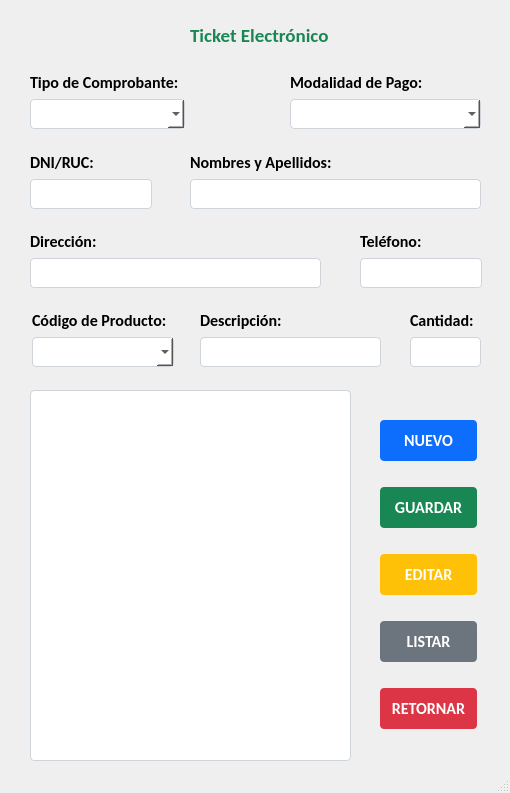
<?xml version="1.0" encoding="UTF-8"?>
<ui version="4.0">
 <class>MainWindow</class>
 <widget class="QMainWindow" name="MainWindow">
  <property name="geometry">
   <rect>
    <x>0</x>
    <y>0</y>
    <width>510</width>
    <height>793</height>
   </rect>
  </property>
  <property name="windowTitle">
   <string>MainWindow</string>
  </property>
  <widget class="QWidget" name="centralwidget">
   <widget class="QLabel" name="label">
    <property name="geometry">
     <rect>
      <x>190</x>
      <y>20</y>
      <width>141</width>
      <height>31</height>
     </rect>
    </property>
    <property name="font">
     <font>
      <family>Calibri</family>
      <pointsize>14</pointsize>
      <weight>75</weight>
      <bold>true</bold>
     </font>
    </property>
    <property name="styleSheet">
     <string notr="true">color: #198754;</string>
    </property>
    <property name="text">
     <string>&lt;html&gt;&lt;head/&gt;&lt;body&gt;&lt;p&gt;&lt;span style=&quot; font-size:14pt; font-weight:600;&quot;&gt;Ticket Electrónico&lt;/span&gt;&lt;/p&gt;&lt;/body&gt;&lt;/html&gt;</string>
    </property>
   </widget>
   <widget class="QWidget" name="layoutWidget">
    <property name="geometry">
     <rect>
      <x>380</x>
      <y>400</y>
      <width>97</width>
      <height>351</height>
     </rect>
    </property>
    <layout class="QVBoxLayout" name="verticalLayout">
     <item>
      <widget class="QPushButton" name="pushButton">
       <property name="font">
        <font>
         <family>Calibri</family>
         <pointsize>12</pointsize>
         <weight>75</weight>
         <bold>true</bold>
        </font>
       </property>
       <property name="styleSheet">
        <string notr="true">background-color: rgb(13, 110, 253);
border-radius: 4px;
color: #ffffff;
padding: 10px;</string>
       </property>
       <property name="text">
        <string>NUEVO</string>
       </property>
      </widget>
     </item>
     <item>
      <widget class="QPushButton" name="pushButton_2">
       <property name="font">
        <font>
         <family>Calibri</family>
         <pointsize>12</pointsize>
         <weight>75</weight>
         <bold>true</bold>
        </font>
       </property>
       <property name="styleSheet">
        <string notr="true">background-color: #198754;
border-radius: 4px;
color: #fff;
padding: 10px;</string>
       </property>
       <property name="text">
        <string>GUARDAR</string>
       </property>
      </widget>
     </item>
     <item>
      <widget class="QPushButton" name="pushButton_3">
       <property name="font">
        <font>
         <family>Calibri</family>
         <pointsize>12</pointsize>
         <weight>75</weight>
         <bold>true</bold>
        </font>
       </property>
       <property name="styleSheet">
        <string notr="true">background-color: #ffc107;
border-radius: 4px;
color: #ffffff;
padding: 10px;</string>
       </property>
       <property name="text">
        <string>EDITAR</string>
       </property>
      </widget>
     </item>
     <item>
      <widget class="QPushButton" name="pushButton_4">
       <property name="font">
        <font>
         <family>Calibri</family>
         <pointsize>12</pointsize>
         <weight>75</weight>
         <bold>true</bold>
        </font>
       </property>
       <property name="styleSheet">
        <string notr="true">background-color: #6c757d;
border-radius: 4px;
color: #ffffff;
padding: 10px;</string>
       </property>
       <property name="text">
        <string>LISTAR</string>
       </property>
      </widget>
     </item>
     <item>
      <widget class="QPushButton" name="pushButton_5">
       <property name="font">
        <font>
         <family>Calibri</family>
         <pointsize>12</pointsize>
         <weight>75</weight>
         <bold>true</bold>
        </font>
       </property>
       <property name="styleSheet">
        <string notr="true">background-color: #dc3545;
border-radius: 4px;
color: #ffffff;
padding: 10px;</string>
       </property>
       <property name="text">
        <string>RETORNAR</string>
       </property>
      </widget>
     </item>
    </layout>
   </widget>
   <widget class="QTextEdit" name="textEdit">
    <property name="geometry">
     <rect>
      <x>30</x>
      <y>390</y>
      <width>321</width>
      <height>371</height>
     </rect>
    </property>
    <property name="styleSheet">
     <string notr="true">background-color: rgb(255, 255, 255);
border-radius: 4px;
padding: 6px;
border: 1px solid #ced4da;</string>
    </property>
   </widget>
   <widget class="QWidget" name="layoutWidget">
    <property name="geometry">
     <rect>
      <x>30</x>
      <y>72</y>
      <width>155</width>
      <height>57</height>
     </rect>
    </property>
    <layout class="QGridLayout" name="gridLayout">
     <item row="0" column="0">
      <widget class="QLabel" name="label_3">
       <property name="font">
        <font>
         <family>Calibri</family>
         <pointsize>12</pointsize>
         <weight>75</weight>
         <bold>true</bold>
        </font>
       </property>
       <property name="text">
        <string>Tipo de Comprobante:</string>
       </property>
      </widget>
     </item>
     <item row="1" column="0">
      <widget class="QComboBox" name="comboBox_2">
       <property name="styleSheet">
        <string notr="true">background-color: rgb(255, 255, 255);
border-radius: 4px;
padding: 6px;
border: 1px solid #ced4da;</string>
       </property>
      </widget>
     </item>
    </layout>
   </widget>
   <widget class="QWidget" name="layoutWidget">
    <property name="geometry">
     <rect>
      <x>290</x>
      <y>72</y>
      <width>191</width>
      <height>57</height>
     </rect>
    </property>
    <layout class="QGridLayout" name="gridLayout_2">
     <item row="0" column="0">
      <widget class="QLabel" name="label_2">
       <property name="font">
        <font>
         <family>Calibri</family>
         <pointsize>12</pointsize>
         <weight>75</weight>
         <bold>true</bold>
        </font>
       </property>
       <property name="text">
        <string>Modalidad de Pago:</string>
       </property>
      </widget>
     </item>
     <item row="1" column="0">
      <widget class="QComboBox" name="comboBox">
       <property name="styleSheet">
        <string notr="true">background-color: rgb(255, 255, 255);
border-radius: 4px;
padding: 6px;
border: 1px solid #ced4da;</string>
       </property>
      </widget>
     </item>
    </layout>
   </widget>
   <widget class="QWidget" name="layoutWidget">
    <property name="geometry">
     <rect>
      <x>30</x>
      <y>152</y>
      <width>122</width>
      <height>57</height>
     </rect>
    </property>
    <layout class="QGridLayout" name="gridLayout_3">
     <item row="0" column="0">
      <widget class="QLabel" name="label_7">
       <property name="font">
        <font>
         <family>Calibri</family>
         <pointsize>12</pointsize>
         <weight>75</weight>
         <bold>true</bold>
        </font>
       </property>
       <property name="text">
        <string>DNI/RUC:</string>
       </property>
      </widget>
     </item>
     <item row="1" column="0">
      <widget class="QLineEdit" name="lineEdit_4">
       <property name="styleSheet">
        <string notr="true">background-color: rgb(255, 255, 255);
border-radius: 4px;
padding: 6px;
border: 1px solid #ced4da;</string>
       </property>
      </widget>
     </item>
    </layout>
   </widget>
   <widget class="QWidget" name="layoutWidget">
    <property name="geometry">
     <rect>
      <x>190</x>
      <y>152</y>
      <width>291</width>
      <height>57</height>
     </rect>
    </property>
    <layout class="QGridLayout" name="gridLayout_4">
     <item row="0" column="0">
      <widget class="QLabel" name="label_4">
       <property name="font">
        <font>
         <family>Calibri</family>
         <pointsize>12</pointsize>
         <weight>75</weight>
         <bold>true</bold>
        </font>
       </property>
       <property name="text">
        <string>Nombres y Apellidos:</string>
       </property>
      </widget>
     </item>
     <item row="1" column="0">
      <widget class="QLineEdit" name="lineEdit">
       <property name="styleSheet">
        <string notr="true">background-color: rgb(255, 255, 255);
border-radius: 4px;
padding: 6px;
border: 1px solid #ced4da;</string>
       </property>
      </widget>
     </item>
    </layout>
   </widget>
   <widget class="QWidget" name="layoutWidget">
    <property name="geometry">
     <rect>
      <x>30</x>
      <y>231</y>
      <width>291</width>
      <height>57</height>
     </rect>
    </property>
    <layout class="QGridLayout" name="gridLayout_5">
     <item row="0" column="0">
      <widget class="QLabel" name="label_5">
       <property name="font">
        <font>
         <family>Calibri</family>
         <pointsize>12</pointsize>
         <weight>75</weight>
         <bold>true</bold>
        </font>
       </property>
       <property name="text">
        <string>Dirección:</string>
       </property>
      </widget>
     </item>
     <item row="1" column="0">
      <widget class="QLineEdit" name="lineEdit_2">
       <property name="styleSheet">
        <string notr="true">background-color: rgb(255, 255, 255);
border-radius: 4px;
padding: 6px;
border: 1px solid #ced4da;</string>
       </property>
      </widget>
     </item>
    </layout>
   </widget>
   <widget class="QWidget" name="layoutWidget">
    <property name="geometry">
     <rect>
      <x>360</x>
      <y>231</y>
      <width>122</width>
      <height>57</height>
     </rect>
    </property>
    <layout class="QGridLayout" name="gridLayout_6">
     <item row="0" column="0">
      <widget class="QLabel" name="label_6">
       <property name="font">
        <font>
         <family>Calibri</family>
         <pointsize>12</pointsize>
         <weight>75</weight>
         <bold>true</bold>
        </font>
       </property>
       <property name="text">
        <string>Teléfono:</string>
       </property>
      </widget>
     </item>
     <item row="1" column="0">
      <widget class="QLineEdit" name="lineEdit_3">
       <property name="styleSheet">
        <string notr="true">background-color: rgb(255, 255, 255);
border-radius: 4px;
padding: 6px;
border: 1px solid #ced4da;</string>
       </property>
      </widget>
     </item>
    </layout>
   </widget>
   <widget class="QWidget" name="layoutWidget">
    <property name="geometry">
     <rect>
      <x>32</x>
      <y>310</y>
      <width>142</width>
      <height>57</height>
     </rect>
    </property>
    <layout class="QGridLayout" name="gridLayout_7">
     <item row="0" column="0">
      <widget class="QLabel" name="label_8">
       <property name="font">
        <font>
         <family>Calibri</family>
         <pointsize>12</pointsize>
         <weight>75</weight>
         <bold>true</bold>
        </font>
       </property>
       <property name="text">
        <string>Código de Producto:</string>
       </property>
      </widget>
     </item>
     <item row="1" column="0">
      <widget class="QComboBox" name="comboBox_3">
       <property name="styleSheet">
        <string notr="true">background-color: rgb(255, 255, 255);
border-radius: 4px;
padding: 6px;
border: 1px solid #ced4da;</string>
       </property>
      </widget>
     </item>
    </layout>
   </widget>
   <widget class="QWidget" name="layoutWidget">
    <property name="geometry">
     <rect>
      <x>200</x>
      <y>310</y>
      <width>181</width>
      <height>57</height>
     </rect>
    </property>
    <layout class="QGridLayout" name="gridLayout_8">
     <item row="0" column="0">
      <widget class="QLabel" name="label_9">
       <property name="font">
        <font>
         <family>Calibri</family>
         <pointsize>12</pointsize>
         <weight>75</weight>
         <bold>true</bold>
        </font>
       </property>
       <property name="text">
        <string>Descripción:</string>
       </property>
      </widget>
     </item>
     <item row="1" column="0">
      <widget class="QLineEdit" name="lineEdit_6">
       <property name="styleSheet">
        <string notr="true">background-color: rgb(255, 255, 255);
border-radius: 4px;
padding: 6px;
border: 1px solid #ced4da;</string>
       </property>
      </widget>
     </item>
    </layout>
   </widget>
   <widget class="QWidget" name="layoutWidget">
    <property name="geometry">
     <rect>
      <x>410</x>
      <y>310</y>
      <width>71</width>
      <height>57</height>
     </rect>
    </property>
    <layout class="QGridLayout" name="gridLayout_9">
     <item row="0" column="0">
      <widget class="QLabel" name="label_10">
       <property name="font">
        <font>
         <family>Calibri</family>
         <pointsize>12</pointsize>
         <weight>75</weight>
         <bold>true</bold>
        </font>
       </property>
       <property name="text">
        <string>Cantidad:</string>
       </property>
      </widget>
     </item>
     <item row="1" column="0">
      <widget class="QLineEdit" name="lineEdit_7">
       <property name="styleSheet">
        <string notr="true">background-color: rgb(255, 255, 255);
border-radius: 4px;
padding: 6px;
border: 1px solid #ced4da;</string>
       </property>
      </widget>
     </item>
    </layout>
   </widget>
  </widget>
  <widget class="QMenuBar" name="menubar">
   <property name="geometry">
    <rect>
     <x>0</x>
     <y>0</y>
     <width>510</width>
     <height>21</height>
    </rect>
   </property>
  </widget>
  <widget class="QStatusBar" name="statusbar"/>
 </widget>
 <resources/>
 <connections/>
</ui>
